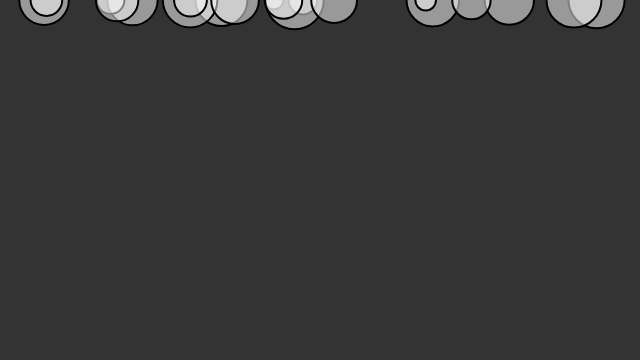
Frame 1 (no input)
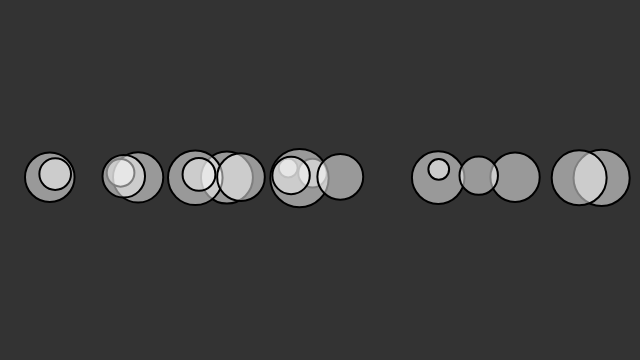
Frame 60 (no input)
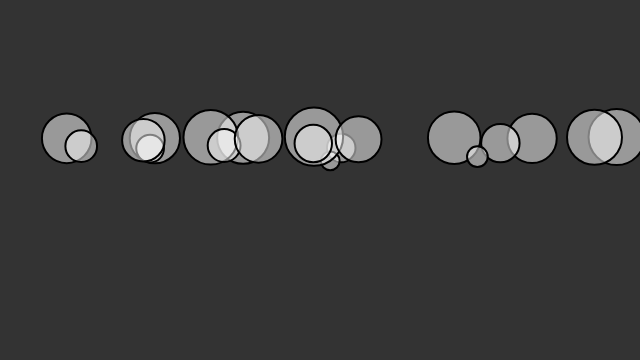
Frame 120 (the mouse pressed at the canvas centre since frame 60)

The p5.js sketch that drew these frames (run headless with seeded random() and noise() and a simulated clock; from frame 60 on, the mouse is pressed at the canvas centre):

// p5.js sketch
// ── sketch.js
// The Nature of Code
// Daniel Shiffman
// http://natureofcode.com

var movers = [];

function setup() {
  createCanvas(640, 360);
  for (var i = 0; i < 20; i++) {
    movers[i] = new Mover(random(1, 4), random(width), 0);
  }
}

function draw() {
  background(51);
  
  for (var i = 0; i < movers.length; i++) {
    var wind = createVector(0.01, 0);
    var gravity = createVector(0, 0.1*movers[i].mass);

    var c = 0.01;
    var normal = 1;
    var frictionMag = c * normal;
    var friction = movers[i].velocity.copy();
    friction.mult(-1);
    friction.normalize();
    friction.mult(frictionMag);


    movers[i].applyForce(friction);
    movers[i].applyForce(wind);
    movers[i].applyForce(gravity);
    movers[i].update();
    movers[i].display();
    movers[i].checkEdges();
  }
}
// ── mover.js
// The Nature of Code
// Daniel Shiffman
// http://natureofcode.com

var Mover = function(m, x, y) {
  this.mass = m;
  this.position = createVector(x, y);
  this.velocity = createVector(0, 0);
  this.acceleration = createVector(0, 0);

  this.applyForce = function(force) {
    var f = p5.Vector.div(force, this.mass);
    this.acceleration.add(f);
  };
    
  this.update = function() {
    this.velocity.add(this.acceleration);
    this.position.add(this.velocity);
    this.acceleration.mult(0);
  };

  this.display = function() {
    stroke(0);
    strokeWeight(2);
    fill(255, 127);
    ellipse(this.position.x, this.position.y, this.mass*16, this.mass*16);
  };

  this.checkEdges = function() {
    if (this.position.x > width) {
      this.position.x = width;
      this.velocity.x *= -1;
    } else if (this.position.x < 0) {
      this.velocity.x *= -1;
      this.position.x = 0;
    }
    if (this.position.y > height) {
      this.velocity.y *= -1;
      this.position.y = height;
    }
  };

};
  
